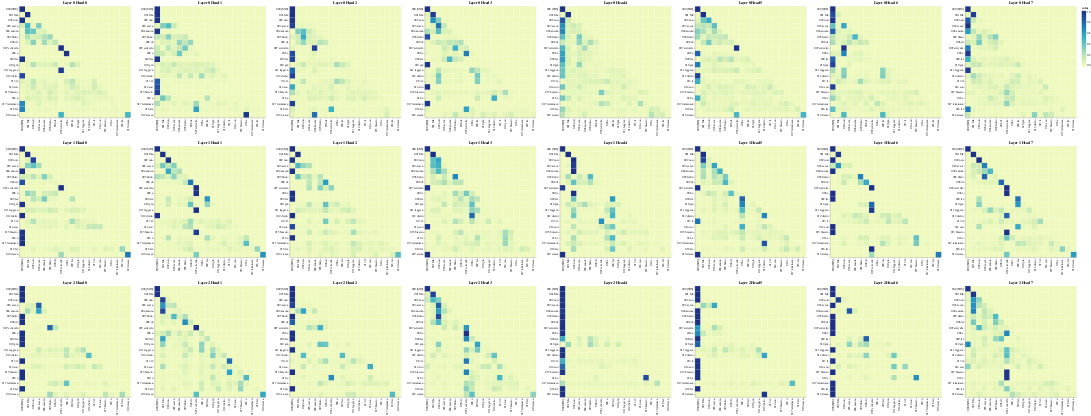

Notebook source saved alongside this figure:
### Code cell
# Encoder Self-Attention
get_all_attention_maps("decoder", layers, heads, decoder_input_tokens, decoder_input_tokens, min(20, sentence_len))

### Figure 1 — Vega-Lite specification as saved in the notebook (floating-point values rounded to 4 significant figures; data arrays with more than 128 entries replaced by an {"elided": "..."} marker saying what was removed)
{"config": {"view": {"continuousWidth": 300, "continuousHeight": 300}}, "vconcat": [{"hconcat": [{"data": {"name": "data-a0ca348f3774f000ee5a844a8ad616e4"}, "mark": {"type": "rect"}, "encoding": {"color": {"field": "value", "type": "quantitative"}, "tooltip": [{"field": "row", "type": "quantitative"}, {"field": "column", "type": "quantitative"}, {"field": "value", "type": "quantitative"}, {"field": "row_token", "type": "nominal"}, {"field": "col_token", "type": "nominal"}], "x": {"axis": {"title": ""}, "field": "col_token", "type": "nominal"}, "y": {"axis": {"title": ""}, "field": "row_token", "type": "nominal"}}, "height": 400, "name": "view_25", "title": "Layer 0 Head 0", "width": 400}, {"data": {"name": "data-57d059f8592b47b5a303aca302e6c65a"}, "mark": {"type": "rect"}, "encoding": {"color": {"field": "value", "type": "quantitative"}, "tooltip": [{"field": "row", "type": "quantitative"}, {"field": "column", "type": "quantitative"}, {"field": "value", "type": "quantitative"}, {"field": "row_token", "type": "nominal"}, {"field": "col_token", "type": "nominal"}], "x": {"axis": {"title": ""}, "field": "col_token", "type": "nominal"}, "y": {"axis": {"title": ""}, "field": "row_token", "type": "nominal"}}, "height": 400, "name": "view_26", "title": "Layer 0 Head 1", "width": 400}, {"data": {"name": "data-9f02a1d8c7d3b2add05f08abc4445ee2"}, "mark": {"type": "rect"}, "encoding": {"color": {"field": "value", "type": "quantitative"}, "tooltip": [{"field": "row", "type": "quantitative"}, {"field": "column", "type": "quantitative"}, {"field": "value", "type": "quantitative"}, {"field": "row_token", "type": "nominal"}, {"field": "col_token", "type": "nominal"}], "x": {"axis": {"title": ""}, "field": "col_token", "type": "nominal"}, "y": {"axis": {"title": ""}, "field": "row_token", "type": "nominal"}}, "height": 400, "name": "view_27", "title": "Layer 0 Head 2", "width": 400}, {"data": {"name": "data-f0458568e678735ec23534040c28b874"}, "mark": {"type": "rect"}, "encoding": {"color": {"field": "value", "type": "quantitative"}, "tooltip": [{"field": "row", "type": "quantitative"}, {"field": "column", "type": "quantitative"}, {"field": "value", "type": "quantitative"}, {"field": "row_token", "type": "nominal"}, {"field": "col_token", "type": "nominal"}], "x": {"axis": {"title": ""}, "field": "col_token", "type": "nominal"}, "y": {"axis": {"title": ""}, "field": "row_token", "type": "nominal"}}, "height": 400, "name": "view_28", "title": "Layer 0 Head 3", "width": 400}, {"data": {"name": "data-17ccbee6c65fafe5410e9fe7245ffab0"}, "mark": {"type": "rect"}, "encoding": {"color": {"field": "value", "type": "quantitative"}, "tooltip": [{"field": "row", "type": "quantitative"}, {"field": "column", "type": "quantitative"}, {"field": "value", "type": "quantitative"}, {"field": "row_token", "type": "nominal"}, {"field": "col_token", "type": "nominal"}], "x": {"axis": {"title": ""}, "field": "col_token", "type": "nominal"}, "y": {"axis": {"title": ""}, "field": "row_token", "type": "nominal"}}, "height": 400, "name": "view_29", "title": "Layer 0 Head 4", "width": 400}, {"data": {"name": "data-6d4ba22041529ecadbd25a39b41d7ced"}, "mark": {"type": "rect"}, "encoding": {"color": {"field": "value", "type": "quantitative"}, "tooltip": [{"field": "row", "type": "quantitative"}, {"field": "column", "type": "quantitative"}, {"field": "value", "type": "quantitative"}, {"field": "row_token", "type": "nominal"}, {"field": "col_token", "type": "nominal"}], "x": {"axis": {"title": ""}, "field": "col_token", "type": "nominal"}, "y": {"axis": {"title": ""}, "field": "row_token", "type": "nominal"}}, "height": 400, "name": "view_30", "title": "Layer 0 Head 5", "width": 400}, {"data": {"name": "data-86e3dda55fb2ddf8db87d821173a8a9b"}, "mark": {"type": "rect"}, "encoding": {"color": {"field": "value", "type": "quantitative"}, "tooltip": [{"field": "row", "type": "quantitative"}, {"field": "column", "type": "quantitative"}, {"field": "value", "type": "quantitative"}, {"field": "row_token", "type": "nominal"}, {"field": "col_token", "type": "nominal"}], "x": {"axis": {"title": ""}, "field": "col_token", "type": "nominal"}, "y": {"axis": {"title": ""}, "field": "row_token", "type": "nominal"}}, "height": 400, "name": "view_31", "title": "Layer 0 Head 6", "width": 400}, {"data": {"name": "data-f0a728893bd90b3dfd4116edb5825b3c"}, "mark": {"type": "rect"}, "encoding": {"color": {"field": "value", "type": "quantitative"}, "tooltip": [{"field": "row", "type": "quantitative"}, {"field": "column", "type": "quantitative"}, {"field": "value", "type": "quantitative"}, {"field": "row_token", "type": "nominal"}, {"field": "col_token", "type": "nominal"}], "x": {"axis": {"title": ""}, "field": "col_token", "type": "nominal"}, "y": {"axis": {"title": ""}, "field": "row_token", "type": "nominal"}}, "height": 400, "name": "view_32", "title": "Layer 0 Head 7", "width": 400}]}, {"hconcat": [{"data": {"name": "data-82f6481e1731ee948c536590f7eea811"}, "mark": {"type": "rect"}, "encoding": {"color": {"field": "value", "type": "quantitative"}, "tooltip": [{"field": "row", "type": "quantitative"}, {"field": "column", "type": "quantitative"}, {"field": "value", "type": "quantitative"}, {"field": "row_token", "type": "nominal"}, {"field": "col_token", "type": "nominal"}], "x": {"axis": {"title": ""}, "field": "col_token", "type": "nominal"}, "y": {"axis": {"title": ""}, "field": "row_token", "type": "nominal"}}, "height": 400, "name": "view_33", "title": "Layer 1 Head 0", "width": 400}, {"data": {"name": "data-b4221393ad7ccef92558a06a5c31d0ac"}, "mark": {"type": "rect"}, "encoding": {"color": {"field": "value", "type": "quantitative"}, "tooltip": [{"field": "row", "type": "quantitative"}, {"field": "column", "type": "quantitative"}, {"field": "value", "type": "quantitative"}, {"field": "row_token", "type": "nominal"}, {"field": "col_token", "type": "nominal"}], "x": {"axis": {"title": ""}, "field": "col_token", "type": "nominal"}, "y": {"axis": {"title": ""}, "field": "row_token", "type": "nominal"}}, "height": 400, "name": "view_34", "title": "Layer 1 Head 1", "width": 400}, {"data": {"name": "data-79d753969c33b9e90fcf8a29b8737e24"}, "mark": {"type": "rect"}, "encoding": {"color": {"field": "value", "type": "quantitative"}, "tooltip": [{"field": "row", "type": "quantitative"}, {"field": "column", "type": "quantitative"}, {"field": "value", "type": "quantitative"}, {"field": "row_token", "type": "nominal"}, {"field": "col_token", "type": "nominal"}], "x": {"axis": {"title": ""}, "field": "col_token", "type": "nominal"}, "y": {"axis": {"title": ""}, "field": "row_token", "type": "nominal"}}, "height": 400, "name": "view_35", "title": "Layer 1 Head 2", "width": 400}, {"data": {"name": "data-95fac5f1167207dec91b118ef4706961"}, "mark": {"type": "rect"}, "encoding": {"color": {"field": "value", "type": "quantitative"}, "tooltip": [{"field": "row", "type": "quantitative"}, {"field": "column", "type": "quantitative"}, {"field": "value", "type": "quantitative"}, {"field": "row_token", "type": "nominal"}, {"field": "col_token", "type": "nominal"}], "x": {"axis": {"title": ""}, "field": "col_token", "type": "nominal"}, "y": {"axis": {"title": ""}, "field": "row_token", "type": "nominal"}}, "height": 400, "name": "view_36", "title": "Layer 1 Head 3", "width": 400}, {"data": {"name": "data-95d0c54c6c264139249d3b65e598dc76"}, "mark": {"type": "rect"}, "encoding": {"color": {"field": "value", "type": "quantitative"}, "tooltip": [{"field": "row", "type": "quantitative"}, {"field": "column", "type": "quantitative"}, {"field": "value", "type": "quantitative"}, {"field": "row_token", "type": "nominal"}, {"field": "col_token", "type": "nominal"}], "x": {"axis": {"title": ""}, "field": "col_token", "type": "nominal"}, "y": {"axis": {"title": ""}, "field": "row_token", "type": "nominal"}}, "height": 400, "name": "view_37", "title": "Layer 1 Head 4", "width": 400}, {"data": {"name": "data-fda915bf4c1249e36b85935bd79c91c7"}, "mark": {"type": "rect"}, "encoding": {"color": {"field": "value", "type": "quantitative"}, "tooltip": [{"field": "row", "type": "quantitative"}, {"field": "column", "type": "quantitative"}, {"field": "value", "type": "quantitative"}, {"field": "row_token", "type": "nominal"}, {"field": "col_token", "type": "nominal"}], "x": {"axis": {"title": ""}, "field": "col_token", "type": "nominal"}, "y": {"axis": {"title": ""}, "field": "row_token", "type": "nominal"}}, "height": 400, "name": "view_38", "title": "Layer 1 Head 5", "width": 400}, {"data": {"name": "data-c9b65826d5af68d12fbc8b53bbc2997a"}, "mark": {"type": "rect"}, "encoding": {"color": {"field": "value", "type": "quantitative"}, "tooltip": [{"field": "row", "type": "quantitative"}, {"field": "column", "type": "quantitative"}, {"field": "value", "type": "quantitative"}, {"field": "row_token", "type": "nominal"}, {"field": "col_token", "type": "nominal"}], "x": {"axis": {"title": ""}, "field": "col_token", "type": "nominal"}, "y": {"axis": {"title": ""}, "field": "row_token", "type": "nominal"}}, "height": 400, "name": "view_39", "title": "Layer 1 Head 6", "width": 400}, {"data": {"name": "data-afd3df75679742e8b72abd46d676ff48"}, "mark": {"type": "rect"}, "encoding": {"color": {"field": "value", "type": "quantitative"}, "tooltip": [{"field": "row", "type": "quantitative"}, {"field": "column", "type": "quantitative"}, {"field": "value", "type": "quantitative"}, {"field": "row_token", "type": "nominal"}, {"field": "col_token", "type": "nominal"}], "x": {"axis": {"title": ""}, "field": "col_token", "type": "nominal"}, "y": {"axis": {"title": ""}, "field": "row_token", "type": "nominal"}}, "height": 400, "name": "view_40", "title": "Layer 1 Head 7", "width": 400}]}, {"hconcat": [{"data": {"name": "data-848978ee1b2202dae170109f813b05e3"}, "mark": {"type": "rect"}, "encoding": {"color": {"field": "value", "type": "quantitative"}, "tooltip": [{"field": "row", "type": "quantitative"}, {"field": "column", "type": "quantitative"}, {"field": "value", "type": "quantitative"}, {"field": "row_token", "type": "nominal"}, {"field": "col_token", "type": "nominal"}], "x": {"axis": {"title": ""}, "field": "col_token", "type": "nominal"}, "y": {"axis": {"title": ""}, "field": "row_token", "type": "nominal"}}, "height": 400, "name": "view_41", "title": "Layer 2 Head 0", "width": 400}, {"data": {"name": "data-aa876f751457c9c88dda3d0b370cce96"}, "mark": {"type": "rect"}, "encoding": {"color": {"field": "value", "type": "quantitative"}, "tooltip": [{"field": "row", "type": "quantitative"}, {"field": "column", "type": "quantitative"}, {"field": "value", "type": "quantitative"}, {"field": "row_token", "type": "nominal"}, {"field": "col_token", "type": "nominal"}], "x": {"axis": {"title": ""}, "field": "col_token", "type": "nominal"}, "y": {"axis": {"title": ""}, "field": "row_token", "type": "nominal"}}, "height": 400, "name": "view_42", "title": "Layer 2 Head 1", "width": 400}, {"data": {"name": "data-799dc5ec205b60d78770d1980713df71"}, "mark": {"type": "rect"}, "encoding": {"color": {"field": "value", "type": "quantitative"}, "tooltip": [{"field": "row", "type": "quantitative"}, {"field": "column", "type": "quantitative"}, {"field": "value", "type": "quantitative"}, {"field": "row_token", "type": "nominal"}, {"field": "col_token", "type": "nominal"}], "x": {"axis": {"title": ""}, "field": "col_token", "type": "nominal"}, "y": {"axis": {"title": ""}, "field": "row_token", "type": "nominal"}}, "height": 400, "name": "view_43", "title": "Layer 2 Head 2", "width": 400}, {"data": {"name": "data-55fa0810e7fc20bb6c245fdce59dccf4"}, "mark": {"type": "rect"}, "encoding": {"color": {"field": "value", "type": "quantitative"}, "tooltip": [{"field": "row", "type": "quantitative"}, {"field": "column", "type": "quantitative"}, {"field": "value", "type": "quantitative"}, {"field": "row_token", "type": "nominal"}, {"field": "col_token", "type": "nominal"}], "x": {"axis": {"title": ""}, "field": "col_token", "type": "nominal"}, "y": {"axis": {"title": ""}, "field": "row_token", "type": "nominal"}}, "height": 400, "name": "view_44", "title": "Layer 2 Head 3", "width": 400}, {"data": {"name": "data-3f6fbacef13896015fa564efae2827d4"}, "mark": {"type": "rect"}, "encoding": {"color": {"field": "value", "type": "quantitative"}, "tooltip": [{"field": "row", "type": "quantitative"}, {"field": "column", "type": "quantitative"}, {"field": "value", "type": "quantitative"}, {"field": "row_token", "type": "nominal"}, {"field": "col_token", "type": "nominal"}], "x": {"axis": {"title": ""}, "field": "col_token", "type": "nominal"}, "y": {"axis": {"title": ""}, "field": "row_token", "type": "nominal"}}, "height": 400, "name": "view_45", "title": "Layer 2 Head 4", "width": 400}, {"data": {"name": "data-3ad443a5ef838cd4fb71ad1c6d49eedf"}, "mark": {"type": "rect"}, "encoding": {"color": {"field": "value", "type": "quantitative"}, "tooltip": [{"field": "row", "type": "quantitative"}, {"field": "column", "type": "quantitative"}, {"field": "value", "type": "quantitative"}, {"field": "row_token", "type": "nominal"}, {"field": "col_token", "type": "nominal"}], "x": {"axis": {"title": ""}, "field": "col_token", "type": "nominal"}, "y": {"axis": {"title": ""}, "field": "row_token", "type": "nominal"}}, "height": 400, "name": "view_46", "title": "Layer 2 Head 5", "width": 400}, {"data": {"name": "data-2c66a8c85fceec619f7c4193e290625e"}, "mark": {"type": "rect"}, "encoding": {"color": {"field": "value", "type": "quantitative"}, "tooltip": [{"field": "row", "type": "quantitative"}, {"field": "column", "type": "quantitative"}, {"field": "value", "type": "quantitative"}, {"field": "row_token", "type": "nominal"}, {"field": "col_token", "type": "nominal"}], "x": {"axis": {"title": ""}, "field": "col_token", "type": "nominal"}, "y": {"axis": {"title": ""}, "field": "row_token", "type": "nominal"}}, "height": 400, "name": "view_47", "title": "Layer 2 Head 6", "width": 400}, {"data": {"name": "data-c708d80358926280292a227dc0fdda99"}, "mark": {"type": "rect"}, "encoding": {"color": {"field": "value", "type": "quantitative"}, "tooltip": [{"field": "row", "type": "quantitative"}, {"field": "column", "type": "quantitative"}, {"field": "value", "type": "quantitative"}, {"field": "row_token", "type": "nominal"}, {"field": "col_token", "type": "nominal"}], "x": {"axis": {"title": ""}, "field": "col_token", "type": "nominal"}, "y": {"axis": {"title": ""}, "field": "row_token", "type": "nominal"}}, "height": 400, "name": "view_48", "title": "Layer 2 Head 7", "width": 400}]}], "params": [{"name": "param_25", "select": {"type": "interval", "encodings": ["x", "y"]}, "bind": "scales", "views": ["view_25"]}, {"name": "param_26", "select": {"type": "interval", "encodings": ["x", "y"]}, "bind": "scales", "views": ["view_26"]}, {"name": "param_27", "select": {"type": "interval", "encodings": ["x", "y"]}, "bind": "scales", "views": ["view_27"]}, {"name": "param_28", "select": {"type": "interval", "encodings": ["x", "y"]}, "bind": "scales", "views": ["view_28"]}, {"name": "param_29", "select": {"type": "interval", "encodings": ["x", "y"]}, "bind": "scales", "views": ["view_29"]}, {"name": "param_30", "select": {"type": "interval", "encodings": ["x", "y"]}, "bind": "scales", "views": ["view_30"]}, {"name": "param_31", "select": {"type": "interval", "encodings": ["x", "y"]}, "bind": "scales", "views": ["view_31"]}, {"name": "param_32", "select": {"type": "interval", "encodings": ["x", "y"]}, "bind": "scales", "views": ["view_32"]}, {"name": "param_33", "select": {"type": "interval", "encodings": ["x", "y"]}, "bind": "scales", "views": ["view_33"]}, {"name": "param_34", "select": {"type": "interval", "encodings": ["x", "y"]}, "bind": "scales", "views": ["view_34"]}, {"name": "param_35", "select": {"type": "interval", "encodings": ["x", "y"]}, "bind": "scales", "views": ["view_35"]}, {"name": "param_36", "select": {"type": "interval", "encodings": ["x", "y"]}, "bind": "scales", "views": ["view_36"]}, {"name": "param_37", "select": {"type": "interval", "encodings": ["x", "y"]}, "bind": "scales", "views": ["view_37"]}, {"name": "param_38", "select": {"type": "interval", "encodings": ["x", "y"]}, "bind": "scales", "views": ["view_38"]}, {"name": "param_39", "select": {"type": "interval", "encodings": ["x", "y"]}, "bind": "scales", "views": ["view_39"]}, {"name": "param_40", "select": {"type": "interval", "encodings": ["x", "y"]}, "bind": "scales", "views": ["view_40"]}, {"name": "param_41", "select": {"type": "interval", "encodings": ["x", "y"]}, "bind": "scales", "views": ["view_41"]}, {"name": "param_42", "select": {"type": "interval", "encodings": ["x", "y"]}, "bind": "scales", "views": ["view_42"]}, {"name": "param_43", "select": {"type": "interval", "encodings": ["x", "y"]}, "bind": "scales", "views": ["view_43"]}, {"name": "param_44", "select": {"type": "interval", "encodings": ["x", "y"]}, "bind": "scales", "views": ["view_44"]}, {"name": "param_45", "select": {"type": "interval", "encodings": ["x", "y"]}, "bind": "scales", "views": ["view_45"]}, {"name": "param_46", "select": {"type": "interval", "encodings": ["x", "y"]}, "bind": "scales", "views": ["view_46"]}, {"name": "param_47", "select": {"type": "interval", "encodings": ["x", "y"]}, "bind": "scales", "views": ["view_47"]}, {"name": "param_48", "select": {"type": "interval", "encodings": ["x", "y"]}, "bind": "scales", "views": ["view_48"]}], "$schema": "https://vega.github.io/schema/vega-lite/v5.16.3.json", "datasets": {"data-a0ca348f3774f000ee5a844a8ad616e4": {"elided": "400 records"}, "data-57d059f8592b47b5a303aca302e6c65a": {"elided": "400 records"}, "data-9f02a1d8c7d3b2add05f08abc4445ee2": {"elided": "400 records"}, "data-f0458568e678735ec23534040c28b874": {"elided": "400 records"}, "data-17ccbee6c65fafe5410e9fe7245ffab0": {"elided": "400 records"}, "data-6d4ba22041529ecadbd25a39b41d7ced": {"elided": "400 records"}, "data-86e3dda55fb2ddf8db87d821173a8a9b": {"elided": "400 records"}, "data-f0a728893bd90b3dfd4116edb5825b3c": {"elided": "400 records"}, "data-82f6481e1731ee948c536590f7eea811": {"elided": "400 records"}, "data-b4221393ad7ccef92558a06a5c31d0ac": {"elided": "400 records"}, "data-79d753969c33b9e90fcf8a29b8737e24": {"elided": "400 records"}, "data-95fac5f1167207dec91b118ef4706961": {"elided": "400 records"}, "data-95d0c54c6c264139249d3b65e598dc76": {"elided": "400 records"}, "data-fda915bf4c1249e36b85935bd79c91c7": {"elided": "400 records"}, "data-c9b65826d5af68d12fbc8b53bbc2997a": {"elided": "400 records"}, "data-afd3df75679742e8b72abd46d676ff48": {"elided": "400 records"}, "data-848978ee1b2202dae170109f813b05e3": {"elided": "400 records"}, "data-aa876f751457c9c88dda3d0b370cce96": {"elided": "400 records"}, "data-799dc5ec205b60d78770d1980713df71": {"elided": "400 records"}, "data-55fa0810e7fc20bb6c245fdce59dccf4": {"elided": "400 records"}, "data-3f6fbacef13896015fa564efae2827d4": {"elided": "400 records"}, "data-3ad443a5ef838cd4fb71ad1c6d49eedf": {"elided": "400 records"}, "data-2c66a8c85fceec619f7c4193e290625e": {"elided": "400 records"}, "data-c708d80358926280292a227dc0fdda99": {"elided": "400 records"}}}
